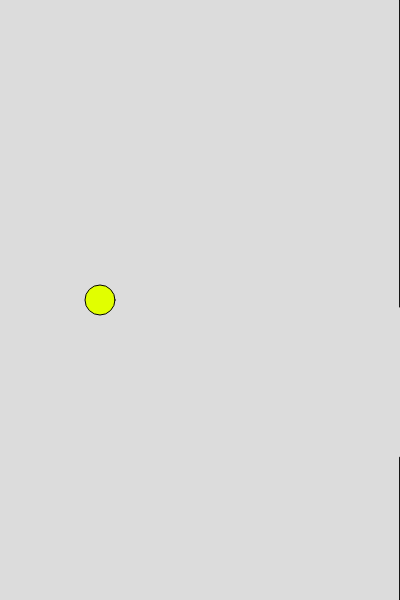
Frame 1 (no input)
Frame 60 (no input): identical to frame 1, image omitted
Frame 120 (the mouse pressed at the canvas centre since frame 60): identical to frame 1, image omitted

The p5.js sketch that drew this single still picture (run headless with seeded random() and noise() and a simulated clock; from frame 60 on, the mouse is pressed at the canvas centre):

// p5.js sketch
// ── sketch.js
var play = false;
var keys = [];
var lift = 15;
var vel = 0;
var grav = 0.5;
var pipes_u = [];
var pipes_d = [];

var wall = {
  "gap": 150,
  "range": 200,
  "speed": 2
}


class Bird {
    constructor(x,y) {
      this.x = x;
      this.y = y;
    }
  
  show() {
    fill(225,255,0);
    ellipse(this.x,this.y,30,30);
  }
  
  move() {
    if (play ) {
    this.y += vel;
    vel += grav;
    vel *= 0.9;
  }
  }
}
let bird = new Bird(100,600/2);

class pipe {
  constructor(x,y,w,h) {
    this.x = x;
    this.y = y;
    this.h = h;
    this.w = w;
  }
  
  show() {
    fill(40,255,23);
    rect(this.x, this.y, 30, this.h);
    noFill();
  }
  
  move() {
    if (play == true ) {
    this.x -= wall.speed
    wall.speed += 0.0002;  
    }
  }
  
  collide(Bird) {
    if (bird.x > this.x && bird.y > this.y && bird.x < this.x + this.w && bird.y < this.y +this.h) {
      stroke(5);
      textSize(30);
      fill(0);
        text("dead",30,30);
      noFill();
    }
  }
  
}

function setup() {
  createCanvas(400, 600);
  for (var i = 0; i < 2; i++) {
    if (true) {
      var y = random(height - 250,height - 100);
      pipes_d[i] = new pipe(width + i*wall.range,y,20,height - y); //lower
      pipes_u[i] = new pipe(width + i*wall.range,0,20,y - wall.gap); //upper
    }

  }

}

function draw() {
  background(220);
  bird.show();
  bird.move();
  var y = random(height - 300,height - 50);
  
  //lower pipes
  for (var j = 0; j < pipes_d.length; j++) {
    pipes_d[j].show();
    pipes_d[j].move();
    pipes_d[j].collide();
    if (pipes_d[j].x + pipes_d[j].w < 0) {
      pipes_d[j] = new pipe(width,y,20,height - y); //lower
    }
  }
  
  //upper pipes
  for (var k = 0; k < pipes_u.length; k++) {
    pipes_u[k].show();
    pipes_u[k].move();
    pipes_u[k].collide();
    if (pipes_u[k].x + pipes_u[k].w < 0) {
      pipes_u[k] = new pipe(width,0,20,y-150);
    }
  }
  
}

function keyTyped() {
  play = true;
  if (keys[32] && play == true) {
      vel -= lift;
  }
}

function keyPressed() {
  keys[keyCode] = true;
}

function keyReleased() {
  keys[keyCode] = false;
}
